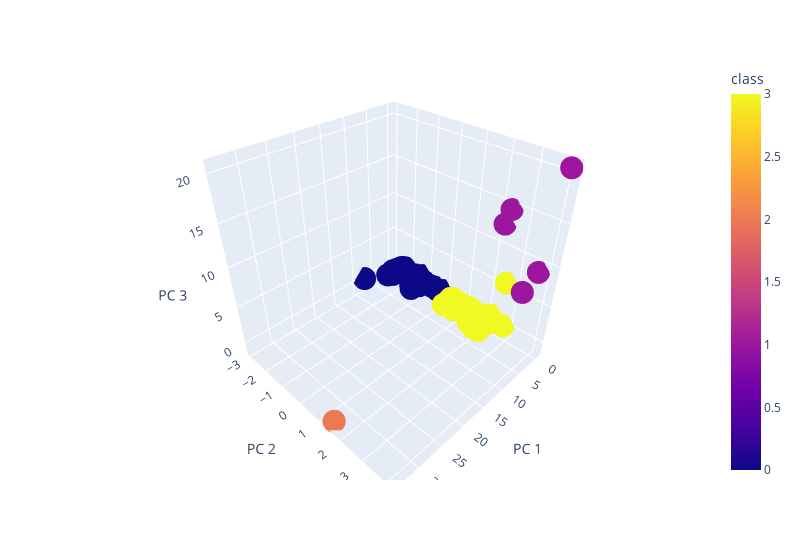

Notebook code cell kept with this figure:
### Markdown cell above
## Visualizing Results

### Code cell
# Plotting the clusters with three features
fig = px.scatter_3d(clustered_df, x="PC 1", y="PC 2", z="PC 3", color="class",hover_name="CoinName",hover_data=["Algorithm"],width=800)
fig.update_layout(legend=dict(x=0,y=1))
fig.show()

### Figure 1 — Plotly figure (JSON) as saved in the notebook; plotly's stock layout.template omitted (floating-point values rounded to 4 significant figures; data arrays with more than 128 entries replaced by an {"elided": "..."} marker saying what was removed)
{"data": [{"customdata": {"elided": "524x1 str values"}, "hovertemplate": "<b>%{hovertext}</b><br><br>PC 1=%{x}<br>PC 2=%{y}<br>PC 3=%{z}<br>Algorithm=%{customdata[0]}<br>class=%{marker.color}<extra></extra>", "hovertext": {"elided": "524 str values"}, "legendgroup": "", "marker": {"color": {"elided": "524 int values"}, "coloraxis": "coloraxis", "symbol": "circle"}, "mode": "markers", "name": "", "scene": "scene", "showlegend": false, "type": "scatter3d", "x": {"elided": "524 float values"}, "y": {"elided": "524 float values"}, "z": {"elided": "524 float values"}}], "layout": {"coloraxis": {"colorbar": {"title": {"text": "class"}}, "colorscale": [[0, "#0d0887"], [0.1111, "#46039f"], [0.2222, "#7201a8"], [0.3333, "#9c179e"], [0.4444, "#bd3786"], [0.5556, "#d8576b"], [0.6667, "#ed7953"], [0.7778, "#fb9f3a"], [0.8889, "#fdca26"], [1, "#f0f921"]]}, "legend": {"tracegroupgap": 0, "x": 0, "y": 1}, "margin": {"t": 60}, "scene": {"domain": {"x": [0, 1], "y": [0, 1]}, "xaxis": {"title": {"text": "PC 1"}}, "yaxis": {"title": {"text": "PC 2"}}, "zaxis": {"title": {"text": "PC 3"}}}, "width": 800}}
